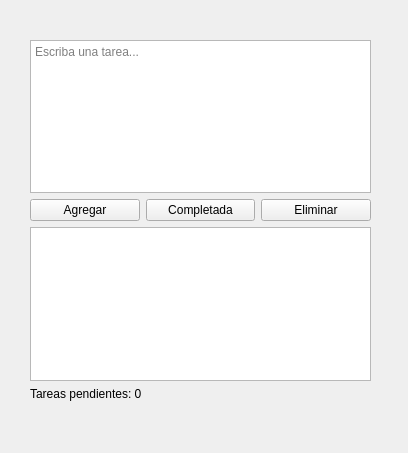
<?xml version="1.0" encoding="UTF-8"?>
<ui version="4.0">
 <class>MainWindow</class>
 <widget class="QMainWindow" name="MainWindow">
  <property name="geometry">
   <rect>
    <x>0</x>
    <y>0</y>
    <width>408</width>
    <height>453</height>
   </rect>
  </property>
  <property name="windowTitle">
   <string>Gestor de Tareas</string>
  </property>
  <widget class="QWidget" name="centralwidget">
   <widget class="QWidget" name="verticalLayoutWidget">
    <property name="geometry">
     <rect>
      <x>30</x>
      <y>40</y>
      <width>341</width>
      <height>361</height>
     </rect>
    </property>
    <layout class="QVBoxLayout" name="verticalLayout">
     <item>
      <widget class="QTextEdit" name="txtTask">
       <property name="placeholderText">
        <string>Escriba una tarea...</string>
       </property>
      </widget>
     </item>
     <item>
      <layout class="QHBoxLayout" name="horizontalLayout">
       <item>
        <widget class="QPushButton" name="btnAdd">
         <property name="text">
          <string>Agregar</string>
         </property>
        </widget>
       </item>
       <item>
        <widget class="QPushButton" name="btnComplete">
         <property name="text">
          <string>Completada</string>
         </property>
        </widget>
       </item>
       <item>
        <widget class="QPushButton" name="btnDelete">
         <property name="text">
          <string>Eliminar</string>
         </property>
        </widget>
       </item>
      </layout>
     </item>
     <item>
      <widget class="QListView" name="listTasks"/>
     </item>
     <item>
      <widget class="QLabel" name="lblPending">
       <property name="text">
        <string>Tareas pendientes: 0</string>
       </property>
      </widget>
     </item>
    </layout>
   </widget>
  </widget>
 </widget>
 <resources/>
 <connections/>
</ui>
